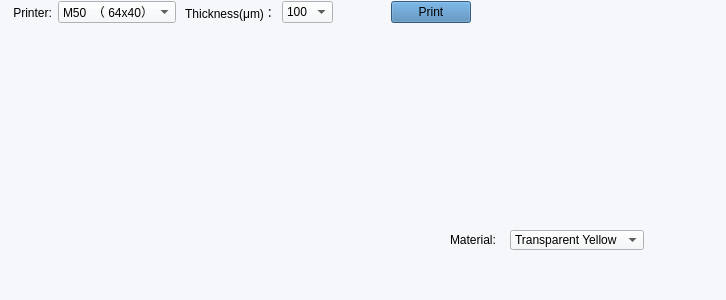
<?xml version="1.0" encoding="UTF-8"?>
<ui version="4.0">
 <class>statusWidget</class>
 <widget class="QWidget" name="statusWidget">
  <property name="enabled">
   <bool>true</bool>
  </property>
  <property name="geometry">
   <rect>
    <x>0</x>
    <y>0</y>
    <width>726</width>
    <height>300</height>
   </rect>
  </property>
  <property name="font">
   <font>
    <pointsize>9</pointsize>
   </font>
  </property>
  <property name="windowTitle">
   <string>Form</string>
  </property>
  <property name="styleSheet">
   <string notr="true">background-color: rgb(245, 247 ,250);</string>
  </property>
  <widget class="QWidget" name="layoutWidget">
   <property name="geometry">
    <rect>
     <x>10</x>
     <y>0</y>
     <width>461</width>
     <height>25</height>
    </rect>
   </property>
   <layout class="QHBoxLayout" name="horizontalLayout">
    <item>
     <widget class="QLabel" name="label_2">
      <property name="text">
       <string> Printer:</string>
      </property>
     </widget>
    </item>
    <item>
     <widget class="QComboBox" name="printercombo">
      <property name="minimumSize">
       <size>
        <width>0</width>
        <height>0</height>
       </size>
      </property>
      <item>
       <property name="text">
        <string>M50  （ 64x40）</string>
       </property>
      </item>
      <item>
       <property name="text">
        <string>M100（128x80）</string>
       </property>
      </item>
     </widget>
    </item>
    <item>
     <widget class="QLabel" name="label_8">
      <property name="toolTip">
       <string>切片厚度</string>
      </property>
      <property name="text">
       <string> Thickness(μm)：</string>
      </property>
     </widget>
    </item>
    <item>
     <widget class="QComboBox" name="thicknesscombo">
      <property name="enabled">
       <bool>true</bool>
      </property>
      <property name="minimumSize">
       <size>
        <width>50</width>
        <height>0</height>
       </size>
      </property>
      <property name="currentIndex">
       <number>0</number>
      </property>
      <item>
       <property name="text">
        <string>100</string>
       </property>
      </item>
      <item>
       <property name="text">
        <string>50</string>
       </property>
      </item>
      <item>
       <property name="text">
        <string>20</string>
       </property>
      </item>
     </widget>
    </item>
    <item>
     <spacer name="horizontalSpacer">
      <property name="orientation">
       <enum>Qt::Horizontal</enum>
      </property>
      <property name="sizeHint" stdset="0">
       <size>
        <width>40</width>
        <height>20</height>
       </size>
      </property>
     </spacer>
    </item>
    <item>
     <widget class="QPushButton" name="pushButtonPrint">
      <property name="styleSheet">
       <string notr="true">background-color: rgb(70, 130, 180);</string>
      </property>
      <property name="text">
       <string>Print</string>
      </property>
     </widget>
    </item>
   </layout>
  </widget>
  <widget class="QComboBox" name="comboBox">
   <property name="geometry">
    <rect>
     <x>510</x>
     <y>230</y>
     <width>134</width>
     <height>20</height>
    </rect>
   </property>
   <item>
    <property name="text">
     <string>Transparent Yellow</string>
    </property>
   </item>
   <item>
    <property name="text">
     <string>Transparent Green</string>
    </property>
   </item>
   <item>
    <property name="text">
     <string>Transparent Blue</string>
    </property>
   </item>
   <item>
    <property name="text">
     <string>Transparent Red</string>
    </property>
   </item>
   <item>
    <property name="text">
     <string>Opaque Grey</string>
    </property>
   </item>
  </widget>
  <widget class="QLabel" name="label_3">
   <property name="geometry">
    <rect>
     <x>450</x>
     <y>230</y>
     <width>54</width>
     <height>20</height>
    </rect>
   </property>
   <property name="text">
    <string>Material:</string>
   </property>
  </widget>
 </widget>
 <resources/>
 <connections/>
</ui>
